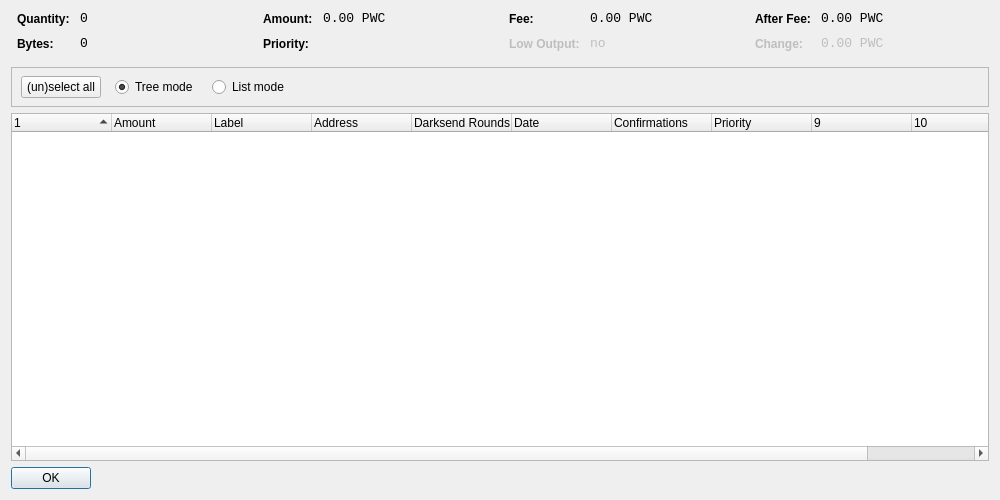
<?xml version="1.0" encoding="UTF-8"?>
<ui version="4.0">
 <class>CoinControlDialog</class>
 <widget class="QDialog" name="CoinControlDialog">
  <property name="geometry">
   <rect>
    <x>0</x>
    <y>0</y>
    <width>1000</width>
    <height>500</height>
   </rect>
  </property>
  <property name="windowTitle">
   <string>Coin Control</string>
  </property>
  <layout class="QVBoxLayout" name="verticalLayout">
   <item>
    <layout class="QHBoxLayout" name="horizontalLayoutTop" stretch="0,0,0,0">
     <property name="topMargin">
      <number>0</number>
     </property>
     <property name="bottomMargin">
      <number>10</number>
     </property>
     <item>
      <layout class="QFormLayout" name="formLayoutCoinControl1">
       <property name="horizontalSpacing">
        <number>10</number>
       </property>
       <property name="verticalSpacing">
        <number>10</number>
       </property>
       <property name="leftMargin">
        <number>6</number>
       </property>
       <property name="rightMargin">
        <number>6</number>
       </property>
       <item row="0" column="0">
        <widget class="QLabel" name="labelCoinControlQuantityText">
         <property name="styleSheet">
          <string notr="true">font-weight:bold;</string>
         </property>
         <property name="text">
          <string>Quantity:</string>
         </property>
        </widget>
       </item>
       <item row="0" column="1">
        <widget class="QLabel" name="labelCoinControlQuantity">
         <property name="font">
          <font>
           <family>Monospace</family>
           <pointsize>10</pointsize>
          </font>
         </property>
         <property name="cursor">
          <cursorShape>IBeamCursor</cursorShape>
         </property>
         <property name="contextMenuPolicy">
          <enum>Qt::ActionsContextMenu</enum>
         </property>
         <property name="text">
          <string notr="true">0</string>
         </property>
         <property name="textInteractionFlags">
          <set>Qt::LinksAccessibleByMouse|Qt::TextSelectableByKeyboard|Qt::TextSelectableByMouse</set>
         </property>
        </widget>
       </item>
       <item row="1" column="0">
        <widget class="QLabel" name="labelCoinControlBytesText">
         <property name="styleSheet">
          <string notr="true">font-weight:bold;</string>
         </property>
         <property name="text">
          <string>Bytes:</string>
         </property>
        </widget>
       </item>
       <item row="1" column="1">
        <widget class="QLabel" name="labelCoinControlBytes">
         <property name="font">
          <font>
           <family>Monospace</family>
           <pointsize>10</pointsize>
          </font>
         </property>
         <property name="cursor">
          <cursorShape>IBeamCursor</cursorShape>
         </property>
         <property name="contextMenuPolicy">
          <enum>Qt::ActionsContextMenu</enum>
         </property>
         <property name="text">
          <string notr="true">0</string>
         </property>
         <property name="textInteractionFlags">
          <set>Qt::LinksAccessibleByMouse|Qt::TextSelectableByKeyboard|Qt::TextSelectableByMouse</set>
         </property>
        </widget>
       </item>
      </layout>
     </item>
     <item>
      <layout class="QFormLayout" name="formLayoutCoinControl2">
       <property name="horizontalSpacing">
        <number>10</number>
       </property>
       <property name="verticalSpacing">
        <number>10</number>
       </property>
       <property name="leftMargin">
        <number>6</number>
       </property>
       <property name="rightMargin">
        <number>6</number>
       </property>
       <item row="0" column="0">
        <widget class="QLabel" name="labelCoinControlAmountText">
         <property name="styleSheet">
          <string notr="true">font-weight:bold;</string>
         </property>
         <property name="text">
          <string>Amount:</string>
         </property>
        </widget>
       </item>
       <item row="0" column="1">
        <widget class="QLabel" name="labelCoinControlAmount">
         <property name="font">
          <font>
           <family>Monospace</family>
           <pointsize>10</pointsize>
          </font>
         </property>
         <property name="cursor">
          <cursorShape>IBeamCursor</cursorShape>
         </property>
         <property name="contextMenuPolicy">
          <enum>Qt::ActionsContextMenu</enum>
         </property>
         <property name="text">
          <string notr="true">0.00 PWC</string>
         </property>
         <property name="textInteractionFlags">
          <set>Qt::LinksAccessibleByMouse|Qt::TextSelectableByKeyboard|Qt::TextSelectableByMouse</set>
         </property>
        </widget>
       </item>
       <item row="1" column="0">
        <widget class="QLabel" name="labelCoinControlPriorityText">
         <property name="styleSheet">
          <string notr="true">font-weight:bold;</string>
         </property>
         <property name="text">
          <string>Priority:</string>
         </property>
        </widget>
       </item>
       <item row="1" column="1">
        <widget class="QLabel" name="labelCoinControlPriority">
         <property name="font">
          <font>
           <family>Monospace</family>
           <pointsize>10</pointsize>
          </font>
         </property>
         <property name="cursor">
          <cursorShape>IBeamCursor</cursorShape>
         </property>
         <property name="contextMenuPolicy">
          <enum>Qt::ActionsContextMenu</enum>
         </property>
         <property name="text">
          <string/>
         </property>
         <property name="textInteractionFlags">
          <set>Qt::LinksAccessibleByMouse|Qt::TextSelectableByKeyboard|Qt::TextSelectableByMouse</set>
         </property>
        </widget>
       </item>
      </layout>
     </item>
     <item>
      <layout class="QFormLayout" name="formLayoutCoinControl3">
       <property name="horizontalSpacing">
        <number>10</number>
       </property>
       <property name="verticalSpacing">
        <number>10</number>
       </property>
       <property name="leftMargin">
        <number>6</number>
       </property>
       <property name="rightMargin">
        <number>6</number>
       </property>
       <item row="0" column="0">
        <widget class="QLabel" name="labelCoinControlFeeText">
         <property name="styleSheet">
          <string notr="true">font-weight:bold;</string>
         </property>
         <property name="text">
          <string>Fee:</string>
         </property>
        </widget>
       </item>
       <item row="0" column="1">
        <widget class="QLabel" name="labelCoinControlFee">
         <property name="font">
          <font>
           <family>Monospace</family>
           <pointsize>10</pointsize>
          </font>
         </property>
         <property name="cursor">
          <cursorShape>IBeamCursor</cursorShape>
         </property>
         <property name="contextMenuPolicy">
          <enum>Qt::ActionsContextMenu</enum>
         </property>
         <property name="text">
          <string notr="true">0.00 PWC</string>
         </property>
         <property name="textInteractionFlags">
          <set>Qt::LinksAccessibleByMouse|Qt::TextSelectableByKeyboard|Qt::TextSelectableByMouse</set>
         </property>
        </widget>
       </item>
       <item row="1" column="0">
        <widget class="QLabel" name="labelCoinControlLowOutputText">
         <property name="enabled">
          <bool>false</bool>
         </property>
         <property name="styleSheet">
          <string notr="true">font-weight:bold;</string>
         </property>
         <property name="text">
          <string>Low Output:</string>
         </property>
        </widget>
       </item>
       <item row="1" column="1">
        <widget class="QLabel" name="labelCoinControlLowOutput">
         <property name="enabled">
          <bool>false</bool>
         </property>
         <property name="font">
          <font>
           <family>Monospace</family>
           <pointsize>10</pointsize>
          </font>
         </property>
         <property name="cursor">
          <cursorShape>IBeamCursor</cursorShape>
         </property>
         <property name="contextMenuPolicy">
          <enum>Qt::ActionsContextMenu</enum>
         </property>
         <property name="text">
          <string notr="true">no</string>
         </property>
         <property name="textInteractionFlags">
          <set>Qt::LinksAccessibleByMouse|Qt::TextSelectableByKeyboard|Qt::TextSelectableByMouse</set>
         </property>
        </widget>
       </item>
      </layout>
     </item>
     <item>
      <layout class="QFormLayout" name="formLayoutCoinControl4">
       <property name="horizontalSpacing">
        <number>10</number>
       </property>
       <property name="verticalSpacing">
        <number>10</number>
       </property>
       <property name="leftMargin">
        <number>6</number>
       </property>
       <property name="rightMargin">
        <number>6</number>
       </property>
       <item row="0" column="0">
        <widget class="QLabel" name="labelCoinControlAfterFeeText">
         <property name="styleSheet">
          <string notr="true">font-weight:bold;</string>
         </property>
         <property name="text">
          <string>After Fee:</string>
         </property>
        </widget>
       </item>
       <item row="0" column="1">
        <widget class="QLabel" name="labelCoinControlAfterFee">
         <property name="font">
          <font>
           <family>Monospace</family>
           <pointsize>10</pointsize>
          </font>
         </property>
         <property name="cursor">
          <cursorShape>IBeamCursor</cursorShape>
         </property>
         <property name="contextMenuPolicy">
          <enum>Qt::ActionsContextMenu</enum>
         </property>
         <property name="text">
          <string notr="true">0.00 PWC</string>
         </property>
         <property name="textInteractionFlags">
          <set>Qt::LinksAccessibleByMouse|Qt::TextSelectableByKeyboard|Qt::TextSelectableByMouse</set>
         </property>
        </widget>
       </item>
       <item row="1" column="0">
        <widget class="QLabel" name="labelCoinControlChangeText">
         <property name="enabled">
          <bool>false</bool>
         </property>
         <property name="styleSheet">
          <string notr="true">font-weight:bold;</string>
         </property>
         <property name="text">
          <string>Change:</string>
         </property>
        </widget>
       </item>
       <item row="1" column="1">
        <widget class="QLabel" name="labelCoinControlChange">
         <property name="enabled">
          <bool>false</bool>
         </property>
         <property name="font">
          <font>
           <family>Monospace</family>
           <pointsize>10</pointsize>
          </font>
         </property>
         <property name="cursor">
          <cursorShape>IBeamCursor</cursorShape>
         </property>
         <property name="contextMenuPolicy">
          <enum>Qt::ActionsContextMenu</enum>
         </property>
         <property name="text">
          <string notr="true">0.00 PWC</string>
         </property>
         <property name="textInteractionFlags">
          <set>Qt::LinksAccessibleByMouse|Qt::TextSelectableByKeyboard|Qt::TextSelectableByMouse</set>
         </property>
        </widget>
       </item>
      </layout>
     </item>
    </layout>
   </item>
   <item>
    <widget class="QFrame" name="frame">
     <property name="minimumSize">
      <size>
       <width>0</width>
       <height>40</height>
      </size>
     </property>
     <property name="frameShape">
      <enum>QFrame::StyledPanel</enum>
     </property>
     <property name="frameShadow">
      <enum>QFrame::Sunken</enum>
     </property>
     <widget class="QWidget" name="horizontalLayoutWidget">
      <property name="geometry">
       <rect>
        <x>10</x>
        <y>0</y>
        <width>781</width>
        <height>41</height>
       </rect>
      </property>
      <layout class="QHBoxLayout" name="horizontalLayoutPanel" stretch="0,0,0,0,0">
       <property name="spacing">
        <number>14</number>
       </property>
       <item>
        <widget class="QPushButton" name="pushButtonSelectAll">
         <property name="sizePolicy">
          <sizepolicy hsizetype="Maximum" vsizetype="Fixed">
           <horstretch>0</horstretch>
           <verstretch>0</verstretch>
          </sizepolicy>
         </property>
         <property name="text">
          <string>(un)select all</string>
         </property>
        </widget>
       </item>
       <item>
        <widget class="QRadioButton" name="radioTreeMode">
         <property name="sizePolicy">
          <sizepolicy hsizetype="Maximum" vsizetype="Fixed">
           <horstretch>0</horstretch>
           <verstretch>0</verstretch>
          </sizepolicy>
         </property>
         <property name="text">
          <string>Tree mode</string>
         </property>
         <property name="checked">
          <bool>true</bool>
         </property>
        </widget>
       </item>
       <item>
        <widget class="QRadioButton" name="radioListMode">
         <property name="sizePolicy">
          <sizepolicy hsizetype="Maximum" vsizetype="Fixed">
           <horstretch>0</horstretch>
           <verstretch>0</verstretch>
          </sizepolicy>
         </property>
         <property name="text">
          <string>List mode</string>
         </property>
        </widget>
       </item>
       <item>
        <spacer name="horizontalSpacer">
         <property name="orientation">
          <enum>Qt::Horizontal</enum>
         </property>
         <property name="sizeHint" stdset="0">
          <size>
           <width>40</width>
           <height>20</height>
          </size>
         </property>
        </spacer>
       </item>
      </layout>
     </widget>
    </widget>
   </item>
   <item>
    <widget class="CoinControlTreeWidget" name="treeWidget">
     <property name="contextMenuPolicy">
      <enum>Qt::CustomContextMenu</enum>
     </property>
     <property name="sortingEnabled">
      <bool>false</bool>
     </property>
     <property name="columnCount">
      <number>11</number>
     </property>
     <attribute name="headerShowSortIndicator" stdset="0">
      <bool>true</bool>
     </attribute>
     <attribute name="headerStretchLastSection">
      <bool>false</bool>
     </attribute>
     <column>
      <property name="text">
       <string/>
      </property>
     </column>
     <column>
      <property name="text">
       <string>Amount</string>
      </property>
     </column>
     <column>
      <property name="text">
       <string>Label</string>
      </property>
     </column>
     <column>
      <property name="text">
       <string>Address</string>
      </property>
     </column>
     <column>
      <property name="text">
       <string>Darksend Rounds</string>
      </property>
    </column>
     <column>
      <property name="text">
       <string>Date</string>
      </property>
     </column>
     <column>
      <property name="text">
       <string>Confirmations</string>
      </property>
      <property name="toolTip">
       <string>Confirmed</string>
      </property>
     </column>
     <column>
      <property name="text">
       <string>Priority</string>
      </property>
     </column>
     <column>
      <property name="text">
       <string/>
      </property>
     </column>
     <column>
      <property name="text">
       <string/>
      </property>
     </column>
     <column>
      <property name="text">
       <string/>
      </property>
     </column>
     <column>
      <property name="text">
       <string/>
      </property>
     </column>
    </widget>
   </item>
   <item>
    <widget class="QDialogButtonBox" name="buttonBox">
     <property name="sizePolicy">
      <sizepolicy hsizetype="Maximum" vsizetype="Fixed">
       <horstretch>0</horstretch>
       <verstretch>0</verstretch>
      </sizepolicy>
     </property>
     <property name="orientation">
      <enum>Qt::Horizontal</enum>
     </property>
     <property name="standardButtons">
      <set>QDialogButtonBox::Ok</set>
     </property>
    </widget>
   </item>
  </layout>
 </widget>
 <customwidgets>
  <customwidget>
   <class>CoinControlTreeWidget</class>
   <extends>QTreeWidget</extends>
   <header>coincontroltreewidget.h</header>
  </customwidget>
 </customwidgets>
 <resources/>
 <connections/>
</ui>
